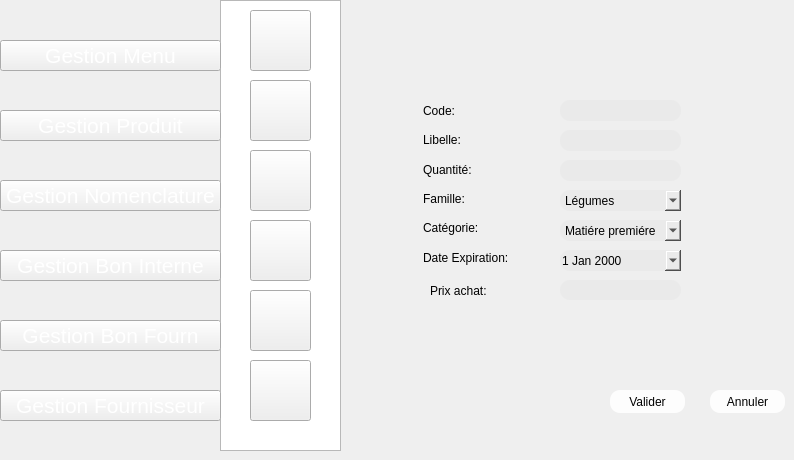
   <widget class="QWidget" name="page_9">
    <widget class="QPushButton" name="pushButton_300">
     <property name="geometry">
      <rect>
       <x>0</x>
       <y>320</y>
       <width>221</width>
       <height>31</height>
      </rect>
     </property>
     <property name="font">
      <font>
       <pointsize>16</pointsize>
       <weight>50</weight>
       <bold>false</bold>
      </font>
     </property>
     <property name="styleSheet">
      <string notr="true">color: rgb(255, 255, 255);

</string>
     </property>
     <property name="text">
      <string>Gestion Bon Fourn</string>
     </property>
    </widget>
    <widget class="QPushButton" name="pushButton_301">
     <property name="geometry">
      <rect>
       <x>0</x>
       <y>250</y>
       <width>221</width>
       <height>31</height>
      </rect>
     </property>
     <property name="font">
      <font>
       <pointsize>16</pointsize>
       <weight>50</weight>
       <bold>false</bold>
      </font>
     </property>
     <property name="styleSheet">
      <string notr="true">color: rgb(255, 255, 255);

</string>
     </property>
     <property name="text">
      <string>Gestion Bon Interne</string>
     </property>
    </widget>
    <widget class="QPushButton" name="pushButton_302">
     <property name="geometry">
      <rect>
       <x>0</x>
       <y>40</y>
       <width>221</width>
       <height>31</height>
      </rect>
     </property>
     <property name="font">
      <font>
       <pointsize>16</pointsize>
       <weight>50</weight>
       <bold>false</bold>
      </font>
     </property>
     <property name="styleSheet">
      <string notr="true">color: rgb(255, 255, 255);

</string>
     </property>
     <property name="text">
      <string>Gestion Menu</string>
     </property>
    </widget>
    <widget class="QPushButton" name="pushButton_303">
     <property name="geometry">
      <rect>
       <x>0</x>
       <y>180</y>
       <width>221</width>
       <height>31</height>
      </rect>
     </property>
     <property name="font">
      <font>
       <pointsize>16</pointsize>
       <weight>50</weight>
       <bold>false</bold>
      </font>
     </property>
     <property name="styleSheet">
      <string notr="true">color: rgb(255, 255, 255);

</string>
     </property>
     <property name="text">
      <string>Gestion Nomenclature</string>
     </property>
    </widget>
    <widget class="QPushButton" name="pushButton_299">
     <property name="geometry">
      <rect>
       <x>0</x>
       <y>390</y>
       <width>221</width>
       <height>31</height>
      </rect>
     </property>
     <property name="font">
      <font>
       <pointsize>16</pointsize>
       <weight>50</weight>
       <bold>false</bold>
      </font>
     </property>
     <property name="styleSheet">
      <string notr="true">color: rgb(255, 255, 255);

</string>
     </property>
     <property name="text">
      <string>Gestion Fournisseur</string>
     </property>
    </widget>
    <widget class="QPushButton" name="pushButton_225">
     <property name="geometry">
      <rect>
       <x>250</x>
       <y>220</y>
       <width>61</width>
       <height>61</height>
      </rect>
     </property>
     <property name="styleSheet">
      <string notr="true">image: url(:/new/prefix1/img/icon-supp2 (1).png);</string>
     </property>
     <property name="text">
      <string/>
     </property>
    </widget>
    <widget class="QPushButton" name="pushButton_226">
     <property name="geometry">
      <rect>
       <x>250</x>
       <y>10</y>
       <width>61</width>
       <height>61</height>
      </rect>
     </property>
     <property name="styleSheet">
      <string notr="true">image: url(:/new/prefix1/img/icon-ajout2.png);
background-image: url(:/new/prefix1/img/bg.png);</string>
     </property>
     <property name="text">
      <string/>
     </property>
    </widget>
    <widget class="QPushButton" name="pushButton_227">
     <property name="geometry">
      <rect>
       <x>250</x>
       <y>150</y>
       <width>61</width>
       <height>61</height>
      </rect>
     </property>
     <property name="styleSheet">
      <string notr="true">image: url(:/new/prefix1/img/icon-afficher2.png);</string>
     </property>
     <property name="text">
      <string/>
     </property>
    </widget>
    <widget class="QPushButton" name="pushButton_228">
     <property name="geometry">
      <rect>
       <x>250</x>
       <y>80</y>
       <width>61</width>
       <height>61</height>
      </rect>
     </property>
     <property name="styleSheet">
      <string notr="true">image: url(:/new/prefix1/img/icon-modif2 (1).png);</string>
     </property>
     <property name="text">
      <string/>
     </property>
    </widget>
    <widget class="QPushButton" name="pushButton_229">
     <property name="geometry">
      <rect>
       <x>250</x>
       <y>290</y>
       <width>61</width>
       <height>61</height>
      </rect>
     </property>
     <property name="styleSheet">
      <string notr="true">image: url(:/new/prefix1/img/aa.png);</string>
     </property>
     <property name="text">
      <string/>
     </property>
    </widget>
    <widget class="QListView" name="listView_28">
     <property name="geometry">
      <rect>
       <x>220</x>
       <y>0</y>
       <width>121</width>
       <height>451</height>
      </rect>
     </property>
     <property name="styleSheet">
      <string notr="true">background-image: url(:/new/prefix1/img/selected.png);</string>
     </property>
    </widget>
    <widget class="QComboBox" name="comboBox">
     <property name="geometry">
      <rect>
       <x>560</x>
       <y>190</y>
       <width>121</width>
       <height>21</height>
      </rect>
     </property>
     <property name="styleSheet">
      <string notr="true">                                         border-radius: 10px;
background-color: rgb(234, 234, 234);
font: 9pt &quot;MS Reference Sans Serif&quot;;

</string>
     </property>
     <item>
      <property name="text">
       <string>Légumes</string>
      </property>
     </item>
     <item>
      <property name="text">
       <string>fruits</string>
      </property>
     </item>
     <item>
      <property name="text">
       <string>Produit laitiére</string>
      </property>
     </item>
     <item>
      <property name="text">
       <string>Matiére grasse</string>
      </property>
     </item>
     <item>
      <property name="text">
       <string>eau</string>
      </property>
     </item>
     <item>
      <property name="text">
       <string>boisson</string>
      </property>
     </item>
    </widget>
    <widget class="QPushButton" name="ajouterproduit">
     <property name="geometry">
      <rect>
       <x>610</x>
       <y>390</y>
       <width>75</width>
       <height>23</height>
      </rect>
     </property>
     <property name="styleSheet">
      <string notr="true">                                         border-radius: 10px;
background-color: rgb(253, 253, 253);
                                        
font: 9pt &quot;MS Reference Sans Serif&quot;;</string>
     </property>
     <property name="text">
      <string>Valider</string>
     </property>
    </widget>
    <widget class="QLineEdit" name="lineEdit_qt">
     <property name="geometry">
      <rect>
       <x>560</x>
       <y>160</y>
       <width>121</width>
       <height>21</height>
      </rect>
     </property>
     <property name="styleSheet">
      <string notr="true">                                         border-radius: 10px;
background-color: rgb(234, 234, 234);
font: 9pt &quot;MS Reference Sans Serif&quot;;

</string>
     </property>
    </widget>
    <widget class="QLabel" name="label_74">
     <property name="geometry">
      <rect>
       <x>430</x>
       <y>280</y>
       <width>111</width>
       <height>21</height>
      </rect>
     </property>
     <property name="styleSheet">
      <string notr="true">                                     border-radius: 10px;
font: 9pt &quot;MS Reference Sans Serif&quot;;
font: 9pt &quot;MS Reference Sans Serif&quot;;</string>
     </property>
     <property name="text">
      <string>Prix achat:</string>
     </property>
    </widget>
    <widget class="QLineEdit" name="lineEdit_lib">
     <property name="geometry">
      <rect>
       <x>560</x>
       <y>130</y>
       <width>121</width>
       <height>21</height>
      </rect>
     </property>
     <property name="styleSheet">
      <string notr="true">                                         border-radius: 10px;
background-color: rgb(234, 234, 234);
font: 9pt &quot;MS Reference Sans Serif&quot;;

</string>
     </property>
    </widget>
    <widget class="QLineEdit" name="lineEdit_prix">
     <property name="geometry">
      <rect>
       <x>560</x>
       <y>280</y>
       <width>121</width>
       <height>20</height>
      </rect>
     </property>
     <property name="styleSheet">
      <string notr="true">                                         border-radius: 10px;
background-color: rgb(234, 234, 234);
font: 9pt &quot;MS Reference Sans Serif&quot;;

</string>
     </property>
    </widget>
    <widget class="QComboBox" name="comboBox_2">
     <property name="geometry">
      <rect>
       <x>560</x>
       <y>220</y>
       <width>121</width>
       <height>21</height>
      </rect>
     </property>
     <property name="styleSheet">
      <string notr="true">                                         border-radius: 10px;
background-color: rgb(234, 234, 234);
font: 9pt &quot;MS Reference Sans Serif&quot;;

</string>
     </property>
     <item>
      <property name="text">
       <string>Matiére premiére</string>
      </property>
     </item>
     <item>
      <property name="text">
       <string>Produit fini</string>
      </property>
     </item>
     <item>
      <property name="text">
       <string>Produit semi fini</string>
      </property>
     </item>
    </widget>
    <widget class="QLineEdit" name="lineEdit_code">
     <property name="geometry">
      <rect>
       <x>560</x>
       <y>100</y>
       <width>121</width>
       <height>21</height>
      </rect>
     </property>
     <property name="styleSheet">
      <string notr="true">                                         border-radius: 10px;
background-color: rgb(234, 234, 234);
font: 9pt &quot;MS Reference Sans Serif&quot;;
</string>
     </property>
    </widget>
    <widget class="QPushButton" name="pushButton_64">
     <property name="geometry">
      <rect>
       <x>710</x>
       <y>390</y>
       <width>75</width>
       <height>23</height>
      </rect>
     </property>
     <property name="styleSheet">
      <string notr="true">                                         border-radius: 10px;
background-color: rgb(253, 253, 253);
                                        
font: 9pt &quot;MS Reference Sans Serif&quot;;</string>
     </property>
     <property name="text">
      <string>Annuler</string>
     </property>
    </widget>
    <widget class="QDateEdit" name="dateEdit">
     <property name="geometry">
      <rect>
       <x>560</x>
       <y>250</y>
       <width>121</width>
       <height>21</height>
      </rect>
     </property>
     <property name="styleSheet">
      <string notr="true">                                         border-radius: 10px;
background-color: rgb(234, 234, 234);
font: 9pt &quot;MS Reference Sans Serif&quot;;

</string>
     </property>
     <property name="calendarPopup">
      <bool>true</bool>
     </property>
    </widget>
    <widget class="QPushButton" name="pushButton_468">
     <property name="geometry">
      <rect>
       <x>0</x>
       <y>110</y>
       <width>221</width>
       <height>31</height>
      </rect>
     </property>
     <property name="font">
      <font>
       <pointsize>16</pointsize>
       <weight>50</weight>
       <bold>false</bold>
      </font>
     </property>
     <property name="styleSheet">
      <string notr="true">color: rgb(255, 255, 255);

</string>
     </property>
     <property name="text">
      <string>Gestion Produit</string>
     </property>
    </widget>
    <widget class="QPushButton" name="pushButton999_4">
     <property name="geometry">
      <rect>
       <x>250</x>
       <y>360</y>
       <width>61</width>
       <height>61</height>
      </rect>
     </property>
     <property name="styleSheet">
      <string notr="true">image: url(:/new/prefix1/img/icon-stat.png);</string>
     </property>
     <property name="text">
      <string/>
     </property>
    </widget>
    <widget class="QLabel" name="label_75">
     <property name="geometry">
      <rect>
       <x>423</x>
       <y>100</y>
       <width>111</width>
       <height>21</height>
      </rect>
     </property>
     <property name="styleSheet">
      <string notr="true">                                     border-radius: 10px;
font: 9pt &quot;MS Reference Sans Serif&quot;;
</string>
     </property>
     <property name="text">
      <string>Code:</string>
     </property>
    </widget>
    <widget class="QLabel" name="label_76">
     <property name="geometry">
      <rect>
       <x>423</x>
       <y>129</y>
       <width>111</width>
       <height>21</height>
      </rect>
     </property>
     <property name="styleSheet">
      <string notr="true">                                     border-radius: 10px;
font: 9pt &quot;MS Reference Sans Serif&quot;;
</string>
     </property>
     <property name="text">
      <string>Libelle:</string>
     </property>
    </widget>
    <widget class="QLabel" name="label_6">
     <property name="geometry">
      <rect>
       <x>423</x>
       <y>188</y>
       <width>111</width>
       <height>21</height>
      </rect>
     </property>
     <property name="styleSheet">
      <string notr="true">                                     border-radius: 10px;
font: 9pt &quot;MS Reference Sans Serif&quot;;
</string>
     </property>
     <property name="text">
      <string>Famille:</string>
     </property>
    </widget>
    <widget class="QLabel" name="label_77">
     <property name="geometry">
      <rect>
       <x>423</x>
       <y>159</y>
       <width>111</width>
       <height>21</height>
      </rect>
     </property>
     <property name="styleSheet">
      <string notr="true">                                     border-radius: 10px;
font: 9pt &quot;MS Reference Sans Serif&quot;;
</string>
     </property>
     <property name="text">
      <string>Quantité:</string>
     </property>
    </widget>
    <widget class="QLabel" name="label_9">
     <property name="geometry">
      <rect>
       <x>423</x>
       <y>217</y>
       <width>111</width>
       <height>21</height>
      </rect>
     </property>
     <property name="styleSheet">
      <string notr="true">                                     border-radius: 10px;
font: 9pt &quot;MS Reference Sans Serif&quot;;
</string>
     </property>
     <property name="text">
      <string>Catégorie:</string>
     </property>
    </widget>
    <widget class="QLabel" name="label">
     <property name="geometry">
      <rect>
       <x>423</x>
       <y>247</y>
       <width>111</width>
       <height>21</height>
      </rect>
     </property>
     <property name="styleSheet">
      <string notr="true">                                     border-radius: 10px;
font: 9pt &quot;MS Reference Sans Serif&quot;;
</string>
     </property>
     <property name="text">
      <string>Date Expiration:</string>
     </property>
    </widget>
    <zorder>label_75</zorder>
    <zorder>label_76</zorder>
    <zorder>label_6</zorder>
    <zorder>label_77</zorder>
    <zorder>label_9</zorder>
    <zorder>label</zorder>
    <zorder>listView_28</zorder>
    <zorder>pushButton_228</zorder>
    <zorder>pushButton_229</zorder>
    <zorder>pushButton_225</zorder>
    <zorder>pushButton_227</zorder>
    <zorder>pushButton_226</zorder>
    <zorder>pushButton_300</zorder>
    <zorder>pushButton_301</zorder>
    <zorder>pushButton_302</zorder>
    <zorder>pushButton_303</zorder>
    <zorder>pushButton_299</zorder>
    <zorder>comboBox</zorder>
    <zorder>ajouterproduit</zorder>
    <zorder>lineEdit_qt</zorder>
    <zorder>label_74</zorder>
    <zorder>lineEdit_lib</zorder>
    <zorder>lineEdit_prix</zorder>
    <zorder>comboBox_2</zorder>
    <zorder>lineEdit_code</zorder>
    <zorder>pushButton_64</zorder>
    <zorder>dateEdit</zorder>
    <zorder>pushButton_468</zorder>
    <zorder>pushButton999_4</zorder>
   </widget>
